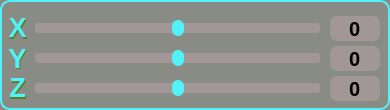
   <widget class="QGroupBox" name="MoveOBJ">
    <property name="geometry">
     <rect>
      <x>1040</x>
      <y>344</y>
      <width>390</width>
      <height>110</height>
     </rect>
    </property>
    <property name="font">
     <font>
      <pointsize>20</pointsize>
      <bold>true</bold>
     </font>
    </property>
    <property name="styleSheet">
     <string notr="true">QGroupBox {
    background-color: rgb(137, 140, 132);
    border-radius: 10px;
    border: 2px solid rgb(81, 241, 249); 
    padding: 0 10px;
}</string>
    </property>
    <property name="title">
     <string/>
    </property>
    <property name="alignment">
     <set>Qt::AlignCenter</set>
    </property>
    <widget class="QSlider" name="slider_move_x">
     <property name="geometry">
      <rect>
       <x>30</x>
       <y>16</y>
       <width>295</width>
       <height>25</height>
      </rect>
     </property>
<property name="styleSheet">
    <string notr="true">
        /* Base QSlider style */
        QSlider {
            background-color: transparent; /* Transparent background for the slider */
        }

        /* Groove style for horizontal orientation */
        QSlider::groove:horizontal {
            background-color: rgb(161, 151, 151); /* Dark background color */
            height: 10px; /* Height of the groove */
            border-radius: 3px; /* Rounded corners */
            margin: 0 5px; /* Margin for spacing on both sides */
        }

        /* Handle style for horizontal orientation */
        QSlider::handle:horizontal {
            background-color: rgb(81, 241, 249); /* Light blue handle color */
            width: 12px; /* Width of the handle */
            height: 12px; /* Height of the handle */
            margin: -3px 0; /* Adjust position */
            border-radius: 6px; /* Rounded shape */
        }

        /* Handle style for when pressed */
        QSlider::handle:horizontal:pressed {
            background-color: rgb(41, 201, 209); /* Adjusted color when pressed */
        }

        /* Handle style for when hovered */
        QSlider::handle:horizontal:hover {
            background-color: rgb(121, 261, 269); /* Lighter blue color when hovered */
        }
    </string>
</property>

     <property name="minimum">
      <number>-100</number>
     </property>
     <property name="maximum">
      <number>100</number>
     </property>
     <property name="value">
      <number>0</number>
     </property>
     <property name="sliderPosition">
      <number>0</number>
     </property>
     <property name="tracking">
      <bool>true</bool>
     </property>
     <property name="orientation">
      <enum>Qt::Horizontal</enum>
     </property>
     <property name="invertedAppearance">
      <bool>false</bool>
     </property>
     <property name="invertedControls">
      <bool>false</bool>
     </property>
    </widget>
    <widget class="QLabel" name="x_move_label_back">
     <property name="geometry">
      <rect>
       <x>6</x>
       <y>16</y>
       <width>25</width>
       <height>25</height>
      </rect>
     </property>
     <property name="font">
      <font>
       <pointsize>21</pointsize>
       <italic>false</italic>
       <bold>true</bold>
       <underline>false</underline>
       <strikeout>false</strikeout>
      </font>
     </property>
     <property name="styleSheet">
      <string notr="true">color:#5f7c28;
background-color: rgba(1,1,1,0);</string>
     </property>
     <property name="text">
      <string>X</string>
     </property>
     <property name="alignment">
      <set>Qt::AlignCenter</set>
     </property>
    </widget>
    <widget class="QLabel" name="x_move_label_front">
     <property name="geometry">
      <rect>
       <x>5</x>
       <y>15</y>
       <width>25</width>
       <height>25</height>
      </rect>
     </property>
     <property name="font">
      <font>
       <pointsize>20</pointsize>
       <italic>false</italic>
       <bold>true</bold>
      </font>
     </property>
     <property name="styleSheet">
      <string notr="true">color: rgb(81, 241, 249);
background-color: rgba(1,1,1,0);</string>
     </property>
     <property name="text">
      <string>X</string>
     </property>
     <property name="alignment">
      <set>Qt::AlignCenter</set>
     </property>
    </widget>
    <widget class="QLabel" name="y_move_label_back">
     <property name="geometry">
      <rect>
       <x>6</x>
       <y>46</y>
       <width>25</width>
       <height>25</height>
      </rect>
     </property>
     <property name="font">
      <font>
       <pointsize>21</pointsize>
       <italic>false</italic>
       <bold>true</bold>
      </font>
     </property>
     <property name="styleSheet">
      <string notr="true">color:#5f7c28;
background-color: rgba(1,1,1,0);</string>
     </property>
     <property name="text">
      <string>Y</string>
     </property>
     <property name="alignment">
      <set>Qt::AlignCenter</set>
     </property>
    </widget>
    <widget class="QLabel" name="y_move_label_front">
     <property name="geometry">
      <rect>
       <x>5</x>
       <y>45</y>
       <width>25</width>
       <height>25</height>
      </rect>
     </property>
     <property name="font">
      <font>
       <pointsize>21</pointsize>
       <italic>false</italic>
       <bold>true</bold>
       <underline>false</underline>
       <strikeout>false</strikeout>
      </font>
     </property>
     <property name="styleSheet">
      <string notr="true">color: rgb(81, 241, 249);
background-color: rgba(1,1,1,0);</string>
     </property>
     <property name="text">
      <string>Y</string>
     </property>
     <property name="alignment">
      <set>Qt::AlignCenter</set>
     </property>
    </widget>
    <widget class="QSlider" name="slider_move_y">
     <property name="geometry">
      <rect>
       <x>30</x>
       <y>46</y>
       <width>295</width>
       <height>25</height>
      </rect>
     </property>
<property name="styleSheet">
    <string notr="true">
        /* Base QSlider style */
        QSlider {
            background-color: transparent; /* Transparent background for the slider */
        }

        /* Groove style for horizontal orientation */
        QSlider::groove:horizontal {
            background-color: rgb(161, 151, 151); /* Dark background color */
            height: 10px; /* Height of the groove */
            border-radius: 3px; /* Rounded corners */
            margin: 0 5px; /* Margin for spacing on both sides */
        }

        /* Handle style for horizontal orientation */
        QSlider::handle:horizontal {
            background-color: rgb(81, 241, 249); /* Light blue handle color */
            width: 12px; /* Width of the handle */
            height: 12px; /* Height of the handle */
            margin: -3px 0; /* Adjust position */
            border-radius: 6px; /* Rounded shape */
        }

        /* Handle style for when pressed */
        QSlider::handle:horizontal:pressed {
            background-color: rgb(41, 201, 209); /* Adjusted color when pressed */
        }

        /* Handle style for when hovered */
        QSlider::handle:horizontal:hover {
            background-color: rgb(121, 261, 269); /* Lighter blue color when hovered */
        }
    </string>
</property>

     <property name="minimum">
      <number>-100</number>
     </property>
     <property name="maximum">
      <number>100</number>
     </property>
     <property name="value">
      <number>0</number>
     </property>
     <property name="sliderPosition">
      <number>0</number>
     </property>
     <property name="tracking">
      <bool>true</bool>
     </property>
     <property name="orientation">
      <enum>Qt::Horizontal</enum>
     </property>
     <property name="invertedAppearance">
      <bool>false</bool>
     </property>
     <property name="invertedControls">
      <bool>false</bool>
     </property>
    </widget>
    <widget class="QSlider" name="slider_move_z">
     <property name="geometry">
      <rect>
       <x>30</x>
       <y>76</y>
       <width>295</width>
       <height>25</height>
      </rect>
     </property>
<property name="styleSheet">
    <string notr="true">
        /* Base QSlider style */
        QSlider {
            background-color: transparent; /* Transparent background for the slider */
        }

        /* Groove style for horizontal orientation */
        QSlider::groove:horizontal {
            background-color: rgb(161, 151, 151); /* Dark background color */
            height: 10px; /* Height of the groove */
            border-radius: 3px; /* Rounded corners */
            margin: 0 5px; /* Margin for spacing on both sides */
        }

        /* Handle style for horizontal orientation */
        QSlider::handle:horizontal {
            background-color: rgb(81, 241, 249); /* Handle color */
            width: 12px; /* Width of the handle */
            height: 12px; /* Height of the handle */
            margin: -3px 0; /* Adjust position */
            border-radius: 6px; /* Rounded shape */
        }

        /* Handle style for when pressed */
        QSlider::handle:horizontal:pressed {
            background-color: rgb(150, 209, 71); /* Adjusted color when pressed */
        }

        /* Handle style for when hovered */
        QSlider::handle:horizontal:hover {
            background-color: rgb(210, 255, 130); /* Lighter color when hovered */
        }
    </string>
</property>

     <property name="minimum">
      <number>-100</number>
     </property>
     <property name="maximum">
      <number>100</number>
     </property>
     <property name="value">
      <number>0</number>
     </property>
     <property name="sliderPosition">
      <number>0</number>
     </property>
     <property name="tracking">
      <bool>true</bool>
     </property>
     <property name="orientation">
      <enum>Qt::Horizontal</enum>
     </property>
     <property name="invertedAppearance">
      <bool>false</bool>
     </property>
     <property name="invertedControls">
      <bool>false</bool>
     </property>
    </widget>
    <widget class="QLabel" name="z_move_label_back">
     <property name="geometry">
      <rect>
       <x>6</x>
       <y>76</y>
       <width>25</width>
       <height>25</height>
      </rect>
     </property>
     <property name="font">
      <font>
       <pointsize>21</pointsize>
       <italic>false</italic>
       <bold>true</bold>
       <underline>false</underline>
       <strikeout>false</strikeout>
      </font>
     </property>
     <property name="styleSheet">
      <string notr="true">color:#5f7c28;
background-color: rgba(1,1,1,0);</string>
     </property>
     <property name="text">
      <string>Z</string>
     </property>
     <property name="alignment">
      <set>Qt::AlignCenter</set>
     </property>
    </widget>
    <widget class="QLabel" name="z_move_label_front">
     <property name="geometry">
      <rect>
       <x>5</x>
       <y>75</y>
       <width>25</width>
       <height>25</height>
      </rect>
     </property>
     <property name="font">
      <font>
       <pointsize>20</pointsize>
       <italic>false</italic>
       <bold>true</bold>
      </font>
     </property>
     <property name="styleSheet">
      <string notr="true">color: rgb(81, 241, 249);
background-color: rgba(1,1,1,0);</string>
     </property>
     <property name="text">
      <string>Z</string>
     </property>
     <property name="alignment">
      <set>Qt::AlignCenter</set>
     </property>
    </widget>
    <widget class="QSpinBox" name="spin_box_move_x">
     <property name="geometry">
      <rect>
       <x>330</x>
       <y>16</y>
       <width>50</width>
       <height>25</height>
      </rect>
     </property>
     <property name="font">
      <font>
       <pointsize>15</pointsize>
       <bold>true</bold>
      </font>
     </property>
     <property name="focusPolicy">
      <enum>Qt::ClickFocus</enum>
     </property>
     <property name="styleSheet">
      <string notr="true">border-radius: 7px;
background-color:rgb(161, 151, 151);</string>
     </property>
     <property name="alignment">
      <set>Qt::AlignCenter</set>
     </property>
     <property name="buttonSymbols">
      <enum>QAbstractSpinBox::NoButtons</enum>
     </property>
     <property name="minimum">
      <number>-100</number>
     </property>
     <property name="maximum">
      <number>100</number>
     </property>
    </widget>
    <widget class="QSpinBox" name="spin_box_move_y">
     <property name="geometry">
      <rect>
       <x>330</x>
       <y>46</y>
       <width>50</width>
       <height>25</height>
      </rect>
     </property>
     <property name="font">
      <font>
       <pointsize>15</pointsize>
       <bold>true</bold>
      </font>
     </property>
     <property name="focusPolicy">
      <enum>Qt::ClickFocus</enum>
     </property>
     <property name="styleSheet">
      <string notr="true">border-radius: 7px;
background-color:rgb(161, 151, 151);</string>
     </property>
     <property name="alignment">
      <set>Qt::AlignCenter</set>
     </property>
     <property name="buttonSymbols">
      <enum>QAbstractSpinBox::NoButtons</enum>
     </property>
     <property name="minimum">
      <number>-100</number>
     </property>
     <property name="maximum">
      <number>100</number>
     </property>
    </widget>
    <widget class="QSpinBox" name="spin_box_move_z">
     <property name="geometry">
      <rect>
       <x>330</x>
       <y>76</y>
       <width>50</width>
       <height>25</height>
      </rect>
     </property>
     <property name="font">
      <font>
       <pointsize>15</pointsize>
       <bold>true</bold>
      </font>
     </property>
     <property name="focusPolicy">
      <enum>Qt::ClickFocus</enum>
     </property>
     <property name="styleSheet">
      <string notr="true">border-radius: 7px;
background-color:rgb(161, 151, 151);</string>
     </property>
     <property name="alignment">
      <set>Qt::AlignCenter</set>
     </property>
     <property name="buttonSymbols">
      <enum>QAbstractSpinBox::NoButtons</enum>
     </property>
     <property name="minimum">
      <number>-100</number>
     </property>
     <property name="maximum">
      <number>100</number>
     </property>
    </widget>
   </widget>
